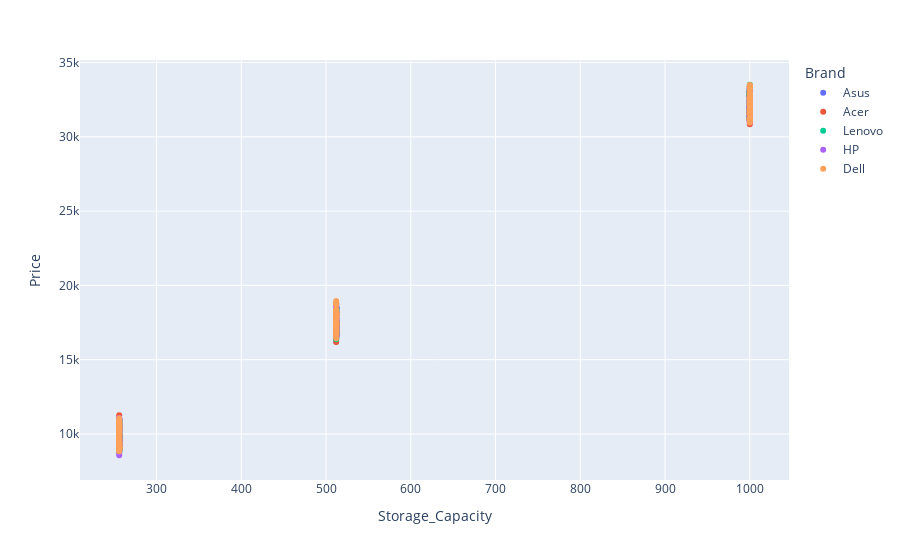

Notebook code for this chart:
### Code cell
fig = px.scatter(data_frame=df, x = 'Storage_Capacity', y = 'Price', color = 'Brand')
fig.show()

### Figure 1 — Plotly figure (JSON) as saved in the notebook; plotly's stock layout.template omitted (floating-point values rounded to 4 significant figures; data arrays with more than 128 entries replaced by an {"elided": "..."} marker saying what was removed)
{"data": [{"hovertemplate": "Brand=Asus<br>Storage_Capacity=%{x}<br>Price=%{y}<extra></extra>", "legendgroup": "Asus", "marker": {"color": "#636efa", "symbol": "circle"}, "mode": "markers", "name": "Asus", "orientation": "v", "showlegend": true, "type": "scatter", "x": {"elided": "206 int values"}, "xaxis": "x", "y": {"elided": "206 float values"}, "yaxis": "y"}, {"hovertemplate": "Brand=Acer<br>Storage_Capacity=%{x}<br>Price=%{y}<extra></extra>", "legendgroup": "Acer", "marker": {"color": "#EF553B", "symbol": "circle"}, "mode": "markers", "name": "Acer", "orientation": "v", "showlegend": true, "type": "scatter", "x": {"elided": "204 int values"}, "xaxis": "x", "y": {"elided": "204 float values"}, "yaxis": "y"}, {"hovertemplate": "Brand=Lenovo<br>Storage_Capacity=%{x}<br>Price=%{y}<extra></extra>", "legendgroup": "Lenovo", "marker": {"color": "#00cc96", "symbol": "circle"}, "mode": "markers", "name": "Lenovo", "orientation": "v", "showlegend": true, "type": "scatter", "x": {"elided": "190 int values"}, "xaxis": "x", "y": {"elided": "190 float values"}, "yaxis": "y"}, {"hovertemplate": "Brand=HP<br>Storage_Capacity=%{x}<br>Price=%{y}<extra></extra>", "legendgroup": "HP", "marker": {"color": "#ab63fa", "symbol": "circle"}, "mode": "markers", "name": "HP", "orientation": "v", "showlegend": true, "type": "scatter", "x": {"elided": "190 int values"}, "xaxis": "x", "y": {"elided": "190 float values"}, "yaxis": "y"}, {"hovertemplate": "Brand=Dell<br>Storage_Capacity=%{x}<br>Price=%{y}<extra></extra>", "legendgroup": "Dell", "marker": {"color": "#FFA15A", "symbol": "circle"}, "mode": "markers", "name": "Dell", "orientation": "v", "showlegend": true, "type": "scatter", "x": {"elided": "210 int values"}, "xaxis": "x", "y": {"elided": "210 float values"}, "yaxis": "y"}], "layout": {"legend": {"title": {"text": "Brand"}, "tracegroupgap": 0}, "margin": {"t": 60}, "xaxis": {"anchor": "y", "domain": [0, 1], "title": {"text": "Storage_Capacity"}}, "yaxis": {"anchor": "x", "domain": [0, 1], "title": {"text": "Price"}}}}
